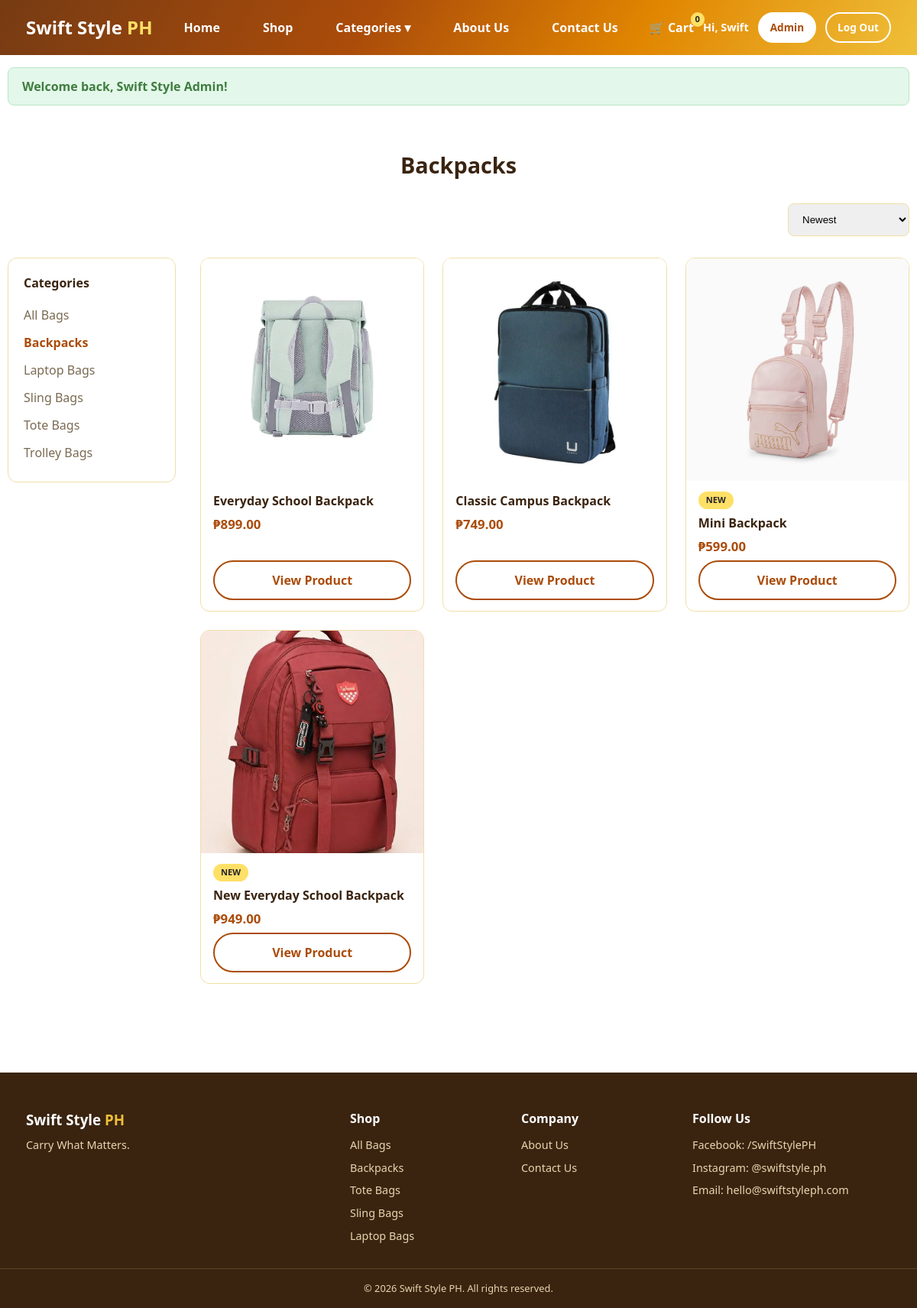
Screenshot of /category.php?slug=backpacks (signed in) with the database file from the repository.
### tables this page shows
CREATE TABLE categories (
    category_id INT AUTO_INCREMENT PRIMARY KEY,
    category_name VARCHAR(100) NOT NULL,
    slug VARCHAR(100) NOT NULL UNIQUE
);

CREATE TABLE products (
    product_id INT AUTO_INCREMENT PRIMARY KEY,
    category_id INT NOT NULL,
    gender ENUM('Men','Women','Children') NOT NULL DEFAULT 'Men',
    product_name VARCHAR(150) NOT NULL,
    description TEXT,
    price DECIMAL(10,2) NOT NULL,
    colors VARCHAR(255) DEFAULT NULL,      
    stock INT NOT NULL DEFAULT 0,
    image VARCHAR(255) DEFAULT NULL,       
    is_featured TINYINT(1) NOT NULL DEFAULT 0,
    is_new TINYINT(1) NOT NULL DEFAULT 0,
    created_at TIMESTAMP DEFAULT CURRENT_TIMESTAMP,
    FOREIGN KEY (category_id) REFERENCES categories(category_id) ON DELETE CASCADE
);

### includes/functions.php (called while the page is built, shortened)
<?php
require_once __DIR__ . '/../config/db.php';
function e($string) {
    return htmlspecialchars($string ?? '', ENT_QUOTES, 'UTF-8');
}
function formatPrice($amount) {
    return '₱' . number_format((float)$amount, 2);
}
function getAllCategories() {
    global $pdo;
    return $pdo->query("SELECT * FROM categories ORDER BY category_name")->fetchAll();
}
function getCategoryBySlug($slug) {
    global $pdo;
    $stmt = $pdo->prepare("SELECT * FROM categories WHERE slug = ?");
    $stmt->execute([$slug]);
    return $stmt->fetch();
}
function validGender($genderParam) {
    $map = ['men' => 'Men', 'women' => 'Women', 'children' => 'Children'];
    $key = strtolower((string)$genderParam);
    return $map[$key] ?? null;
}
function productImgClass($image) {
    return in_array($image, ['kids-tote.jpg'], true) ? ' class="fit-contain"' : '';
}
function productImageUrl($image) {
    $path = __DIR__ . '/../assets/img/' . $image;
    if ($image && file_exists($path)) {
        return 'assets/img/' . $image;
    }
    return 'assets/img/placeholder.svg';
}

### category.php (the view, shortened to what this page needs)
<?php
require_once __DIR__ . '/includes/functions.php';
$slug = $_GET['slug'] ?? '';
$category = getCategoryBySlug($slug);
$gender = validGender($_GET['gender'] ?? null);
$sort = $_GET['sort'] ?? 'newest';
require_once __DIR__ . '/includes/header.php';
$sql = "SELECT * FROM products WHERE category_id = ?";
$params = [$category['category_id']];
switch ($sort) {
    default:           $sql .= " ORDER BY created_at DESC";
}
$stmt = $pdo->prepare($sql);
$stmt->execute($params);
$products = $stmt->fetchAll();
$categories = getAllCategories();
$subcats = $gender ? getSubcategoriesForGender($gender) : null;
?>
<section class="section container">
    <h1 class="section-title">
        <?php if ($gender): ?><?php echo e($gender); ?>'s <span><?php echo e($category['category_name']); ?></span>
        <?php else: ?><?php echo e($category['category_name']); ?><?php endif; ?>
    </h1>
    <form method="get" style="display:flex; gap:12px; margin-bottom:28px; flex-wrap:wrap; justify-content:flex-end;">
        <select name="sort" onchange="this.form.submit()" style="padding:12px 14px; border:1px solid var(--border); border-radius:8px;">
            <option value="newest" <?php echo $sort==='newest'?'selected':''; ?>>Newest</option>
        </select>
    </form>
    <div class="shop-layout">
        <aside class="filter-box">
            <?php if ($subcats): ?>
                <h4><?php echo e($gender); ?>'s Categories</h4>
                <?php foreach ($subcats as $sc): ?>
                    <a href="<?php echo catLink($sc['slug'], $gender, $sort); ?>"
                       class="<?php echo $sc['slug'] === $slug ? 'active' : ''; ?>">
                        <?php echo e($sc['name']); ?>
                    </a>
                <?php endforeach; ?>
            <?php else: ?>
                <h4>Categories</h4>
                <a href="shop.php">All Bags</a>
                <?php foreach ($categories as $cat): ?>
                    <a href="category.php?slug=<?php echo e($cat['slug']); ?>"
                       class="<?php echo $cat['category_id'] === $category['category_id'] ? 'active' : ''; ?>">
                        <?php echo e($cat['category_name']); ?>
                    </a>
                <?php endforeach; ?>
            <?php endif; ?>
        </aside>
        <div>
            <?php if (empty($products)): ?>
                <p class="empty-state">
                    No <?php echo $gender ? e(strtolower($gender)) . "'s " : ''; ?>bags available in this category yet.
                </p>
            <?php else: ?>
                <div class="product-grid">
                    <?php foreach ($products as $p): ?>
                        <div class="product-card">
                            <a href="product.php?id=<?php echo $p['product_id']; ?>">
                                <div class="product-thumb">
                                    <img src="<?php echo productImageUrl($p['image']); ?>"<?php echo productImgClass($p['image']); ?> alt="<?php echo e($p['product_name']); ?>">
                                </div>
                            </a>
                            <div class="product-info">
                                <?php if ($p['is_new']): ?><span class="product-badge">NEW</span><?php endif; ?>
                                <h3><a href="product.php?id=<?php echo $p['product_id']; ?>"><?php echo e($p['product_name']); ?></a></h3>
                                <div class="product-price"><?php echo formatPrice($p['price']); ?></div>
                                <div class="product-actions">
                                    <a href="product.php?id=<?php echo $p['product_id']; ?>" class="btn btn-secondary btn-block">View Product</a>
                                </div>
                            </div>
                        </div>
                    <?php endforeach; ?>
                </div>
            <?php endif; ?>
        </div>
    </div>
</section>
<?php require_once __DIR__ . '/includes/footer.php'; ?>

### assets/css/style.css (style rules this page uses)
:root { --brown: #763b13; --rust: #ab4c0a; --orange: #e18601; --gold: #efbf39; --light-gold: #f4de79; --cream: #f9ebac; --purple: #ab4c0a; --teal: #efbf39; --gradient: linear-gradient(120deg, #763b13 0%, #ab4c0a 40%, #e18601 70%, #efbf39 100%); --dark: #3a2410; --gray: #7a6a52; --light-bg: #fdf6e3; --border: #f0dfa8; --danger: #c0392b; --success: #3f7d3f; }
* { box-sizing: border-box; margin: 0; padding: 0; }
body { font-family: 'Segoe UI', Roboto, Arial, sans-serif; color: var(--dark); background: #fff; line-height: 1.5; }
a { text-decoration: none; color: inherit; }
img { max-width: 100%; display: block; }
.container { max-width: 1180px; margin: 0 auto; padding: 0 24px; }
.btn { display: inline-block; background: var(--gradient); color: #fff; padding: 12px 26px; border-radius: 30px; font-weight: 700; border: none; cursor: pointer; font-size: 1rem; }
.btn-secondary { background: #fff; color: var(--purple); border: 2px solid var(--purple); }
.btn-block { width: 100%; text-align: center; }
.section { padding: 56px 0; }
.section-title { font-size: 1.8rem; font-weight: 800; margin-bottom: 28px; text-align: center; }
.product-grid { display: grid; grid-template-columns: repeat(auto-fill, minmax(230px, 1fr)); gap: 24px; }
.product-card { border: 1px solid var(--border); border-radius: 12px; overflow: hidden; background: #fff; transition: transform .15s, box-shadow .15s; display: flex; flex-direction: column; }
.product-thumb { aspect-ratio: 1 / 1; background: var(--light-bg); display: flex; align-items: center; justify-content: center; overflow: hidden; }
.product-thumb img { width: 100%; height: 100%; object-fit: cover; }
.product-info { padding: 14px 16px; display: flex; flex-direction: column; gap: 6px; flex: 1; }
.product-info h3 { font-size: 1rem; }
.product-price { font-weight: 800; color: var(--purple); font-size: 1.05rem; }
.product-badge { display: inline-block; font-size: .7rem; font-weight: 700; padding: 3px 10px; border-radius: 12px; background: #ffe066; color: #23232b; width: fit-content; }
.product-actions { margin-top: auto; }
.shop-layout { display: grid; grid-template-columns: 220px 1fr; gap: 32px; align-items: start; }
.filter-box { border: 1px solid var(--border); border-radius: 12px; padding: 20px; }
.filter-box h4 { margin-bottom: 12px; }
.filter-box a { display: block; padding: 6px 0; color: var(--gray); }
.filter-box a.active, .filter-box a:hover { color: var(--purple); font-weight: 700; }

### rows the page displays
categories: category_name "Backpacks"
categories: category_name "Laptop Bags"
categories: category_name "Sling Bags"
categories: category_name "Tote Bags"
categories: category_name "Trolley Bags"
products: image (picture), product_name "Everyday School Backpack", price "₱899.00"
products: image (picture), product_name "Classic Campus Backpack", price "₱749.00"
products: image (picture), is_new "NEW", product_name "Mini Backpack", price "₱599.00"
products: image (picture), is_new "NEW", product_name "New Everyday School Backpack", price "₱949.00"

### other values shown
getCartCount() "0"
explode(' ', $_SESSION['full_name'])[0] "Swift"
$msg "Welcome back, Swift Style Admin!"
